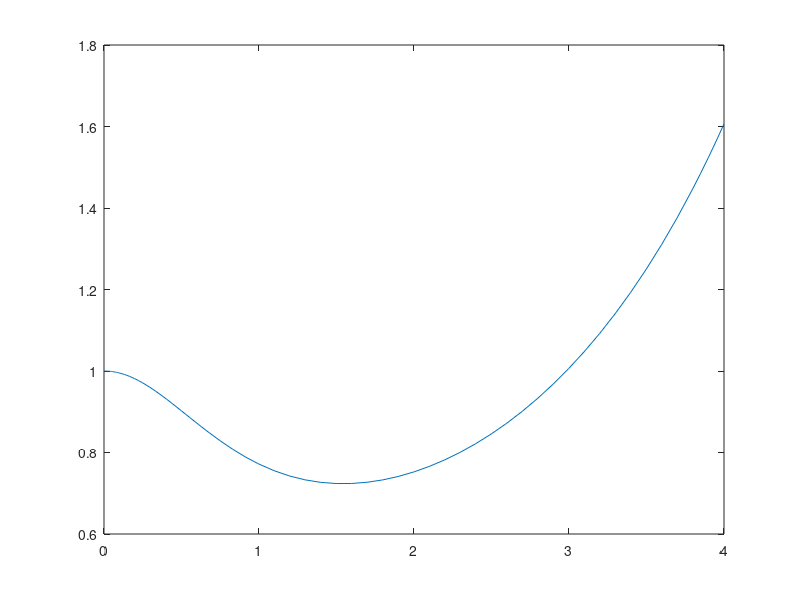

This figure's MATLAB source: (Note: this script raises an error after producing the figure.)
%Examen 2021 convocatoria extraordinaria. Ejercicio 1

close all # <-- borra o comenta a conveniencia

%Resolucion con tabla 1
F1 = @(t,y) tanh(t)*y - (2*t)*y^2/cosh(t);
tini = 0;                 %Tiempo inicial
tfin = 4;                 %Tiempo final
y0 = 1; 
rangot = [tini tfin];
h = 0.5;
N = (tfin - tini)/h;      %Num iteraciones necesarias
# solucion numerica
[t,y] = ode45(F1,rangot,y0);
figure(19);
plot(t,y);
[Tiempo1, y1] = resolveredo_rk_tabla1(F1,rangot,y0,N);
# grafica
figure(20);
plot(Tiempo1,y1);
# solucion exacta
F2 = @(t) cosh(t)/(t^2+1);
yex = zeros(N,1)';
yex(1) = y0;
tex = linspace(rangot(1),rangot(2),N+1)';

for k = 2:N+1
  
  yex(k) = F2(tex(k));
  
endfor
figure(30);
plot(tex,yex);

yex

# orden global tabla 1
Err_anterior = abs(y1(end) - yex(end));
for i = 1:7
  Ni = (tfin - tini)/(h/2^i);
  [Torden1,yorden1] = resolveredo_rk_tabla1(F1,[tini,tfin],yini,Ni);
  Error1 = abs(yorden1(end) - yex(end));
  Orden_tabla1 = Err_anterior/Error1
  Err_anterior = Error1;
endfor


%Resolucion con tabla 2
[Tiempo2, y2] = resolveredo_rk_tabla2(F1,rangot,y0,N);
# grafica
figure(21);
plot(Tiempo2,y2);

# orden global tabla 2
Error_ant2 = abs(y2(end) - yex(end));

for j = 1:7
  Nj = (tfin - tini)/(h/2^j);
  [Torden2,yorden2] = resolveredo_rk_tabla2(F1,[tini,tfin],yini,Nj);
  Error2 = abs(yorden2(end) - yex(end));
  Orden_tabla2 = abs(Error_ant2/Error2)
  Error_ant2 = Error2;
endfor

